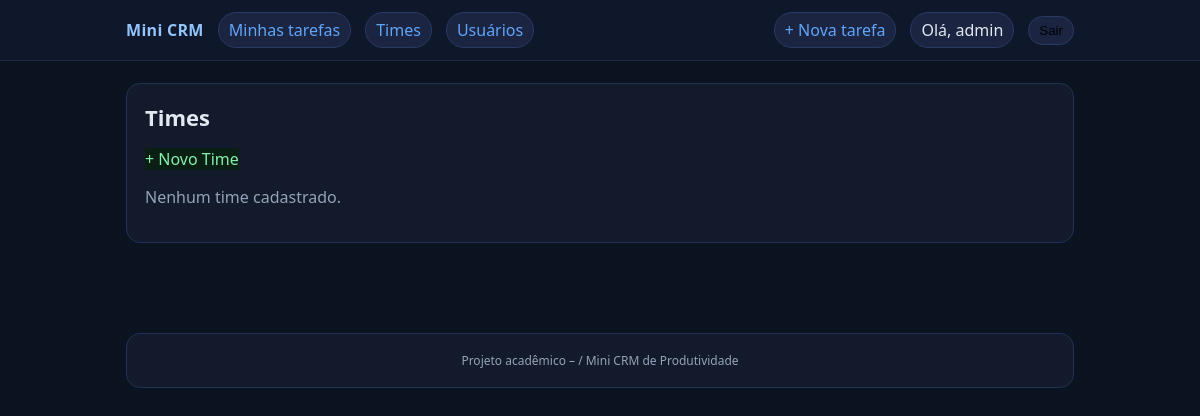
Page /tarefas/times/ (signed in) on the earlier database version.
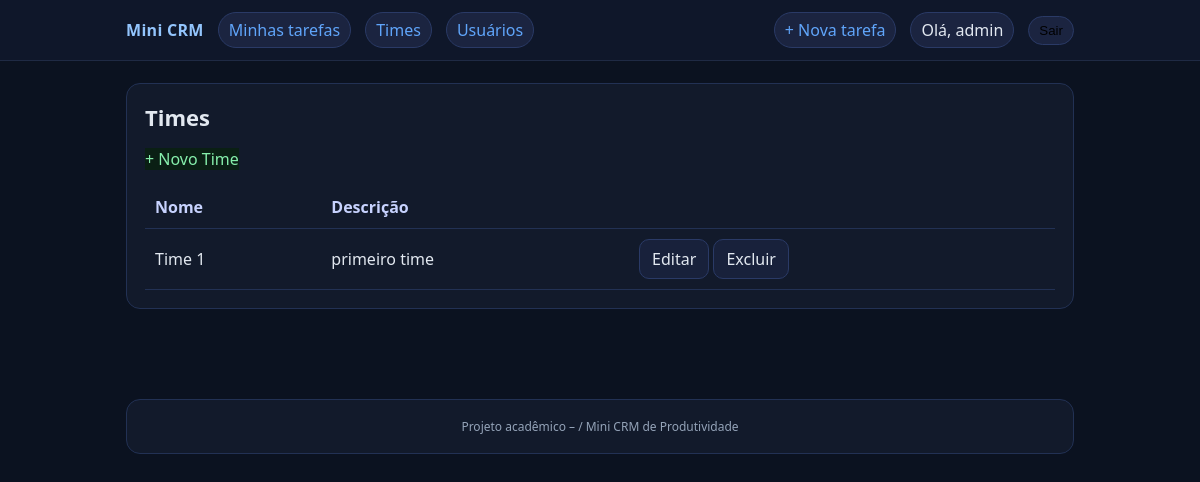
Same page on the later database version.
### core/models.py (models this page shows, shortened)
class Time(models.Model):
    nome = models.CharField(max_length=100)
    descricao = models.TextField()

### core/views.py (the view)
# urls.py: path('times/', TimeListView.as_view(), name='time_list'),
@method_decorator(staff_member_required, name='dispatch')
class TimeListView(ListView):
    model = Time
    template_name = 'time_list.html'
    context_object_name = 'times'

### core/templates/time_list.html (shortened to what this page needs)
{% extends "base.html" %}
{% block content %}
  <div class="card">
    <h1>Times</h1>
    <p><a class="btn-ok" href="{% url 'time_create' %}">+ Novo Time</a></p>
    {% if times %}
      <table class="table">
        <thead><tr><th>Nome</th><th>Descrição</th><th></th></tr></thead>
        <tbody>
          {% for t in times %}
          <tr>
            <td>{{ t.nome }}</td>
            <td>{{ t.descricao }}</td>
            <td>
              <a class="btn" href="{% url 'time_update' t.pk %}">Editar</a>
              <a class="btn" href="{% url 'time_delete' t.pk %}">Excluir</a>
            </td>
          </tr>
          {% endfor %}
        </tbody>
      </table>
    {% else %}
      <p class="empty">Nenhum time cadastrado.</p>
    {% endif %}
  </div>
{% endblock %}

Differences in the rows shown:
added Time: nome "Time 1", descricao "primeiro time"
Other differences:
text no longer shown: "Nenhum time cadastrado."
text now shown: "Nome Descrição"
